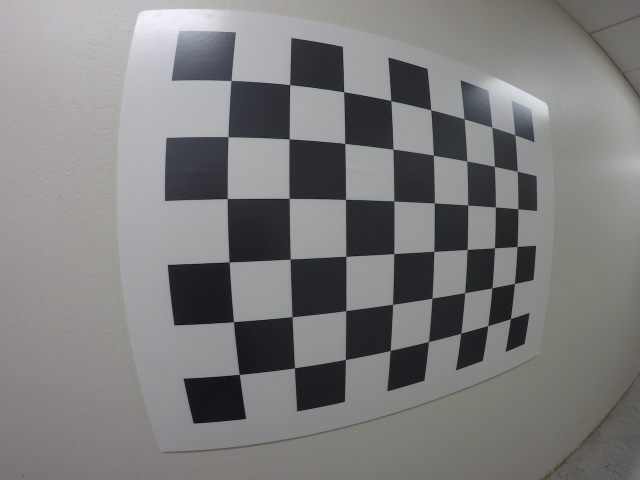
#> input picture Advanced-Lane-Detection/calibration_wide/GOPR0032.jpg, 1280 x 960 px (shown at 1/2 size); its folder holds 5 pictures in this run
$ python Undistort.py   (Python 2 division)
#> lines starting #> are read from the running program, lines starting #| are printed output that depends on the picture; after the words box and inside, x2 and y2 are one past the last pixel; in counts of white or black regions, pixels touching at a corner belong together; pictures that were not available may be replaced by others from this repository, and a replacement may not be noted
# -*- coding: utf-8 -*-
"""
Created on Sat Jun 16 01:07:28 2018

@author: Vamshidhar P
"""

import pickle
import cv2
import numpy as np
import matplotlib.pyplot as plt
import matplotlib.image as mpimg
import glob
#%matplotlib qt

# prepare object points, like (0,0,0), (1,0,0), (2,0,0) ....,(6,5,0)
objp = np.zeros((6*8,3), np.float32)
objp[:,:2] = np.mgrid[0:8, 0:6].T.reshape(-1,2)

# Arrays to store object points and image points from all the images.
objpoints = [] # 3d points in real world space
imgpoints = [] # 2d points in image plane.

# Make a list of calibration images
images = glob.glob('calibration_wide/GO*.jpg')

# Step through the list and search for chessboard corners
for idx, fname in enumerate(images):
    img = cv2.imread(fname)
#> img is the input picture: shape (960, 1280, 3); mean B, G, R 124.7, 124.9, 125.1
    gray = cv2.cvtColor(img, cv2.COLOR_BGR2GRAY)

    # Find the chessboard corners
    ret, corners = cv2.findChessboardCorners(gray, (8,6), None)
#> ret = True; corners = 48 rows, first 8: [462.6, 161.3], [579.9, 169.7], [687.9, 184.1], [782.3, 201.7], [862.1, 220.2], [928.7, 238.1], [984.4, 254.6], [1030.1, 270]

    # If found, add object points, image points
    if ret == True:
        objpoints.append(objp)
        imgpoints.append(corners)

        # Draw and display the corners
        cv2.drawChessboardCorners(img, (8,6), corners, ret)
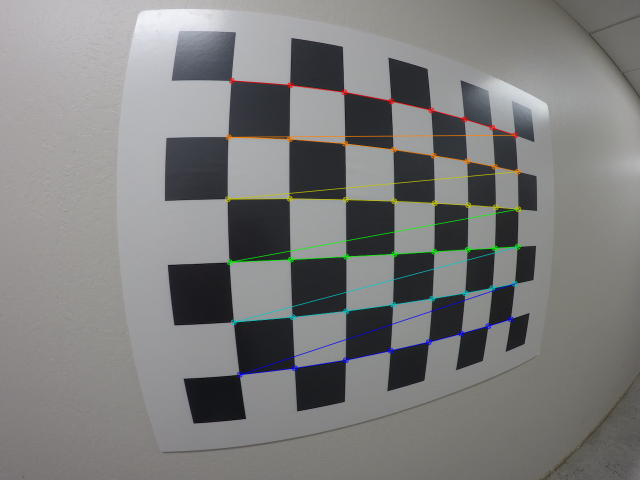
#> img: shape (960, 1280, 3) (shown at 1/2 size); 1.83% of pixels changed, all inside (x1, y1, x2, y2) = (449, 155, 1043, 756)
        #write_name = 'corners_found'+str(idx)+'.jpg'
        #cv2.imwrite(write_name, img)
        cv2.imshow('img', img)
        cv2.waitKey(500)
#> pass 2 of the loop `for idx, fname in enumerate(images):`:
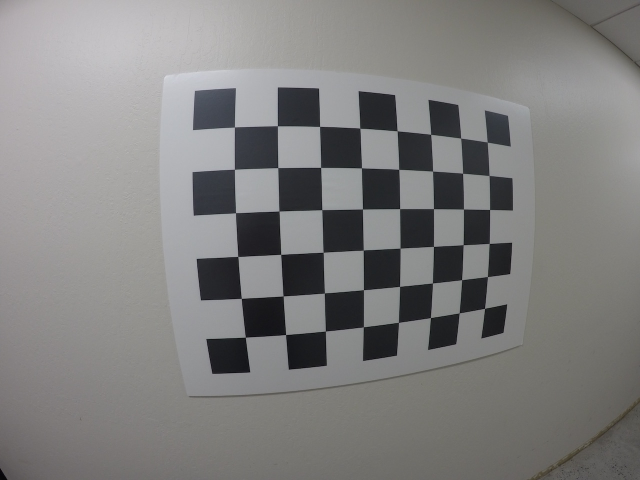
#> input picture Advanced-Lane-Detection/calibration_wide/GOPR0033.jpg, 1280 x 960 px (shown at 1/2 size)
#> img is the input picture: shape (960, 1280, 3); mean B, G, R 126.8, 127.5, 128.1
#> corners = 48 rows, first 8: [469.4, 254.5], [555.3, 252.3], [639.7, 253.2], [720.3, 256.6], [794.7, 262.2], [861.9, 269], [922, 276.5], [974.9, 284.9]
#> `cv2.drawChessboardCorners(img, (8,6), corners, ret)`:
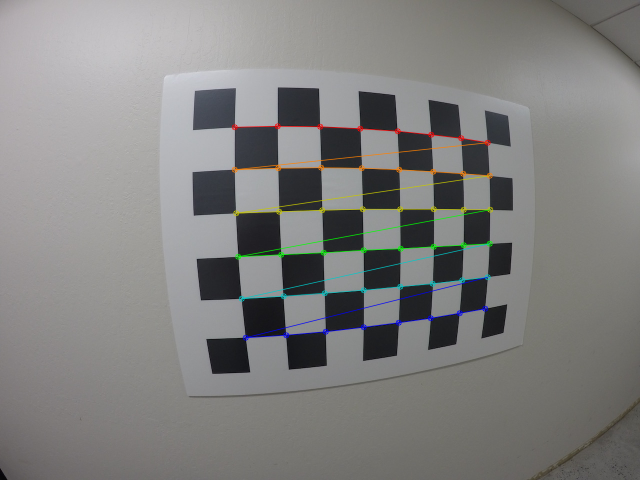
#> img: shape (960, 1280, 3) (shown at 1/2 size); 1.66% of pixels changed, all inside (x1, y1, x2, y2) = (463, 246, 987, 682)
#> pass 3 of the loop `for idx, fname in enumerate(images):`:
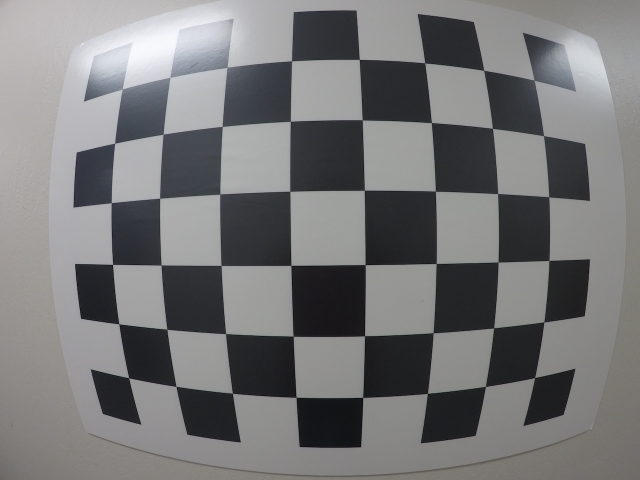
#> input picture Advanced-Lane-Detection/calibration_wide/GOPR0034.jpg, 1280 x 960 px (shown at 1/2 size)
#> img is the input picture: shape (960, 1280, 3); mean B, G, R 120, 119.2, 119.1
#> corners = 48 rows, first 8: [244.7, 178.6], [340.3, 155.1], [454.6, 135], [583.6, 122], [719.1, 119.1], [849.8, 126.1], [968, 140.8], [1069.3, 161.3]
#> `cv2.drawChessboardCorners(img, (8,6), corners, ret)`:
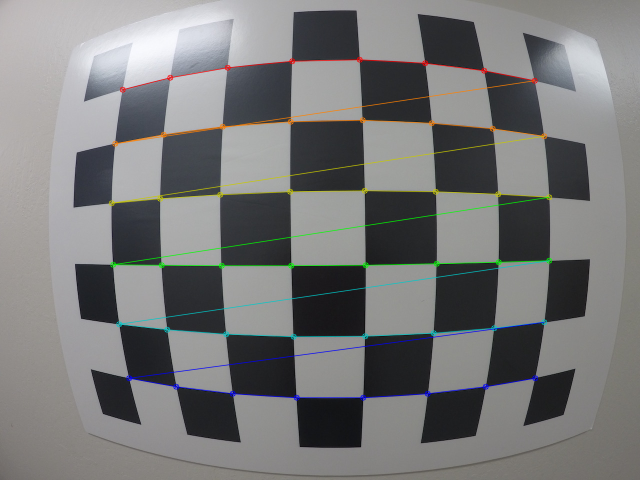
#> img: shape (960, 1280, 3) (shown at 1/2 size); 2.56% of pixels changed, all inside (x1, y1, x2, y2) = (217, 113, 1105, 802)
#> the loop made 4 passes; the first 3 are shown

dist_pickle = {}
dist_pickle["objpoints"] = objpoints
dist_pickle["imgpoints"] = imgpoints
pickle.dump( dist_pickle, open( "wide_dist_pickle.p", "wb" ) )


print(np.array(objpoints).shape)
#| (4, 48, 3)
print(np.array(imgpoints).shape)
#| (4, 48, 1, 2)
len(images)


# Read in an image
img = cv2.imread('test_image.png')
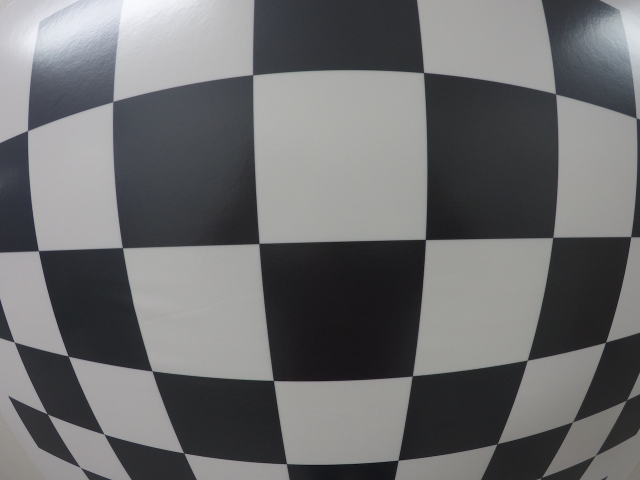
#> input picture Advanced-Lane-Detection/calibration_wide/test_image.jpg, 1280 x 960 px, given in place of test_image.png, which was not available (shown at 1/2 size)
#> img is the input picture: shape (960, 1280, 3); mean B, G, R 110.7, 109.5, 109.1

# Read in the saved objpoints and imgpoints
dist_pickle = pickle.load( open( "wide_dist_pickle.p", "rb" ) )
objpoints = dist_pickle["objpoints"]
imgpoints = dist_pickle["imgpoints"]

# TODO: Write a function that takes an image, object points, and image points
# performs the camera calibration, image distortion correction and
# returns the undistorted image
def cal_undistort(img, objpoints, imgpoints):
    # Use cv2.calibrateCamera() and cv2.undistort()
    undist = np.copy(img)  # Delete this line
    gray = cv2.cvtColor(undist,cv2.COLOR_BGR2GRAY)
    ret, mtx, dist, rvecs, tvecs = cv2.calibrateCamera(objpoints, imgpoints, gray.shape[::-1],None,None)
    dist_pickle["mtx"] = mtx
    dist_pickle["dist"] = dist
    pickle.dump( dist_pickle, open( "wide_dist_pickle.p", "wb" ) )
    undist = cv2.undistort(img, mtx, dist, None, mtx)
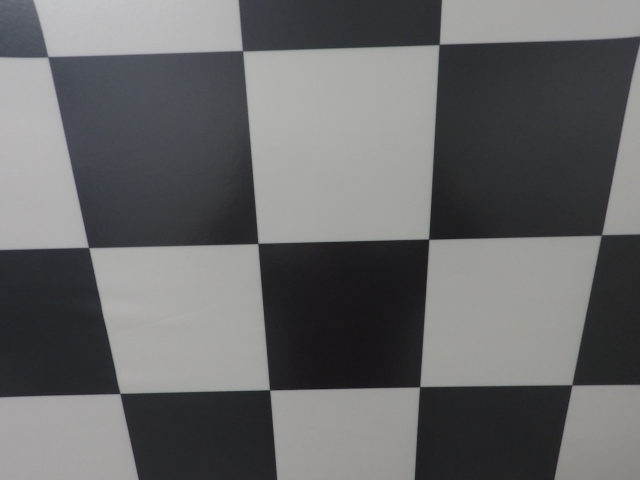
#> undist: shape (960, 1280, 3) (shown at 1/2 size); mean B, G, R 105.2, 104.4, 104
    return undist

undistorted = cal_undistort(img, objpoints, imgpoints)

f, (ax1, ax2) = plt.subplots(1, 2, figsize=(10, 10))
f.tight_layout()
ax1.imshow(img)
ax1.set_title('Original Image', fontsize=50)
ax2.imshow(undistorted)
ax2.set_title('Undistorted Image', fontsize=50)
plt.subplots_adjust(left=0., right=1, top=0.9, bottom=0.)
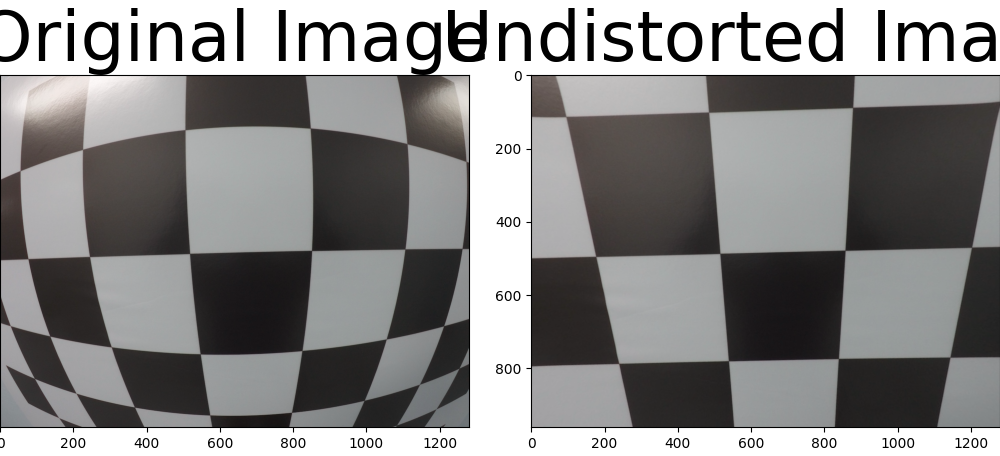
#> figure drawn by matplotlib, 2 panels; B, G, R data is drawn as R, G, B
